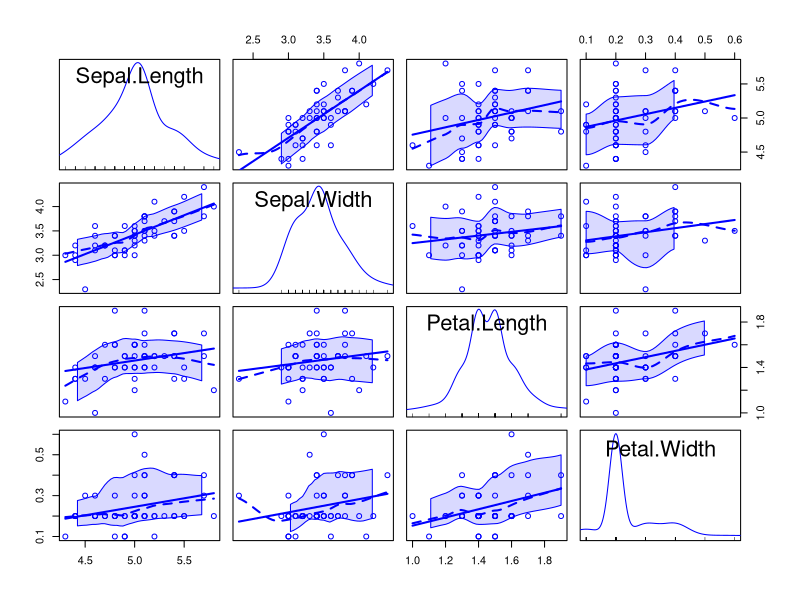
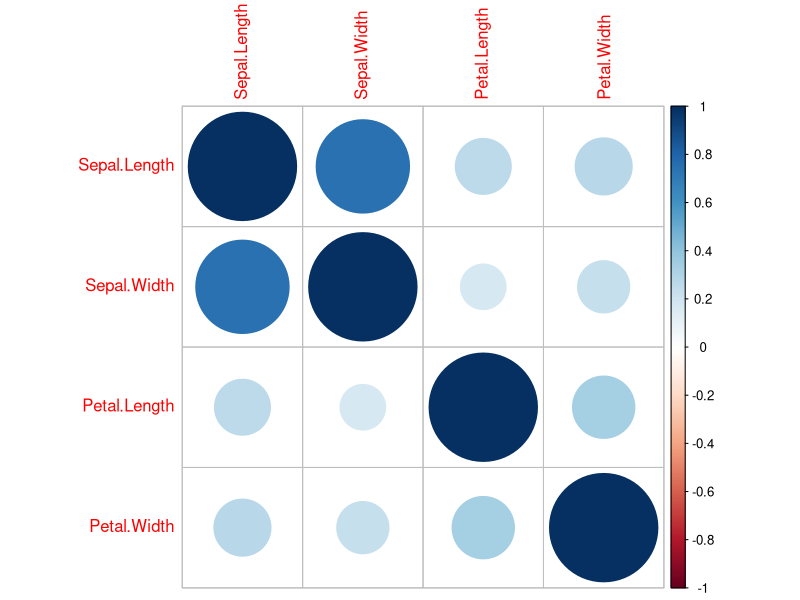
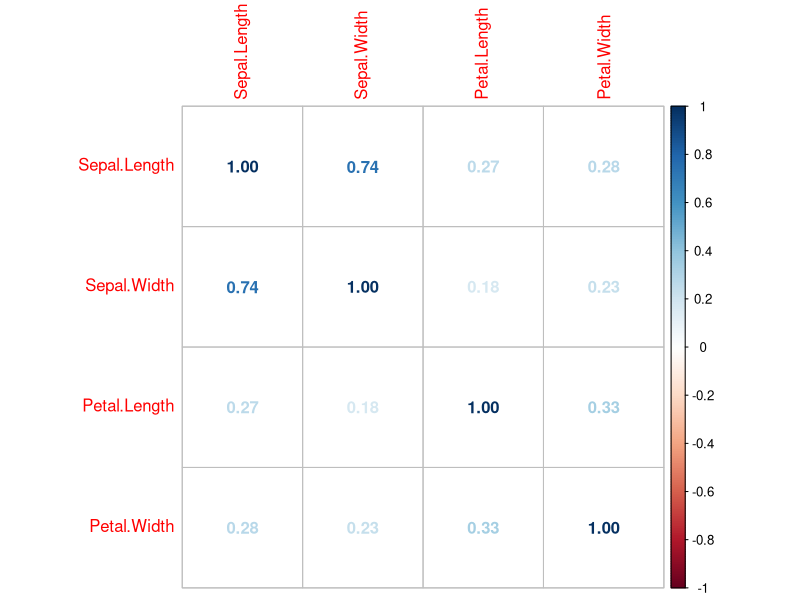
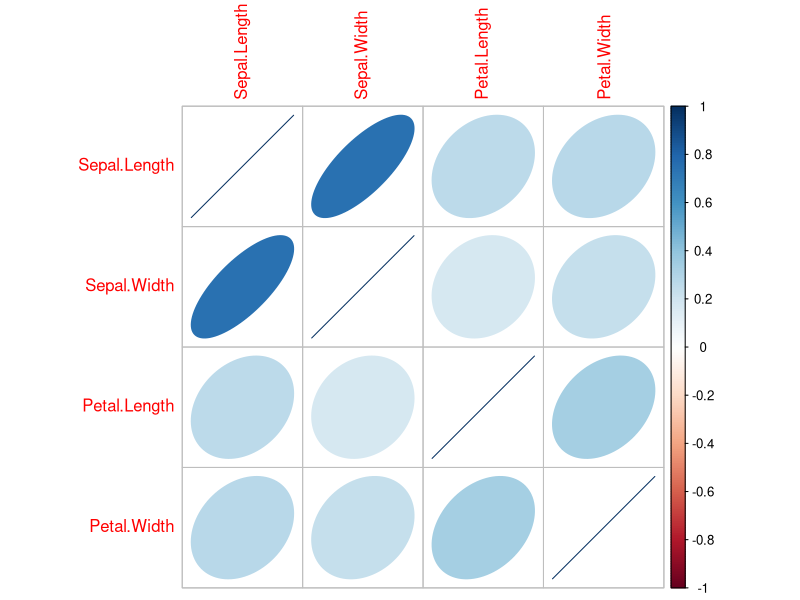

The R source for these figures, in order:
## ---- chunk 1
knitr::opts_chunk$set(echo = TRUE)
library(tidyr) #the pipe (%>%) tool is extremely useful
library(MASS)
library(corrplot)#for visualizing the corr matrix of the iris data
library(car)
def.chunk.hook  <- knitr::knit_hooks$get("chunk")
knitr::knit_hooks$set(chunk = function(x, options) {
  x <- def.chunk.hook(x, options)
  paste0("\n \\", "footnotesize","\n\n", x, "\n\n \\Huge")
})
## ---- chunk 2
setosa=as.matrix(iris[iris$Species=="setosa", 1:4])
dim(setosa)
head(setosa)
## ---- chunk 3
sample.meanvec=matrix(colMeans(setosa), 4, 1)
rownames(sample.meanvec)=colnames(setosa)
colnames(sample.meanvec)="mean"
sample.meanvec
## ---- chunk 4
scatterplotMatrix(setosa)
## ---- chunk 5
sample.cov=cov(setosa)
round(sample.cov,2)
## ---- chunk 6
sample.corr=cor(setosa)
corrplot(sample.corr)
## ---- chunk 7
corrplot(sample.corr, method="number")
## ---- chunk 8
corrplot(sample.corr, method="ellipse")
## ---- chunk 9
b=matrix(1/4, 4, 1)
Y=setosa%*%b
#sample mean of Y: the following two results are the same
mean(Y)
t(b)%*%sample.meanvec
## ---- chunk 10
#sample variance of Y: the following two results are the same
var(Y)
t(b)%*%cov(setosa)%*%b
